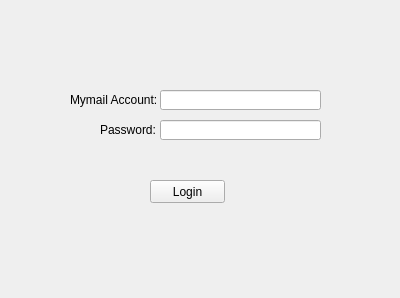
<?xml version="1.0" encoding="UTF-8"?>
<ui version="4.0">
 <class>Login</class>
 <widget class="QWidget" name="Login">
  <property name="geometry">
   <rect>
    <x>0</x>
    <y>0</y>
    <width>400</width>
    <height>298</height>
   </rect>
  </property>
  <property name="windowTitle">
   <string>Login</string>
  </property>
  <widget class="QLineEdit" name="lineEdit">
   <property name="geometry">
    <rect>
     <x>160</x>
     <y>90</y>
     <width>161</width>
     <height>20</height>
    </rect>
   </property>
  </widget>
  <widget class="QLineEdit" name="lineEdit_2">
   <property name="geometry">
    <rect>
     <x>160</x>
     <y>120</y>
     <width>161</width>
     <height>20</height>
    </rect>
   </property>
  </widget>
  <widget class="QLabel" name="label">
   <property name="geometry">
    <rect>
     <x>70</x>
     <y>90</y>
     <width>91</width>
     <height>20</height>
    </rect>
   </property>
   <property name="text">
    <string>Mymail Account:</string>
   </property>
  </widget>
  <widget class="QLabel" name="label_2">
   <property name="geometry">
    <rect>
     <x>100</x>
     <y>120</y>
     <width>61</width>
     <height>20</height>
    </rect>
   </property>
   <property name="text">
    <string>Password:</string>
   </property>
   <property name="scaledContents">
    <bool>false</bool>
   </property>
  </widget>
  <widget class="QPushButton" name="pushButton">
   <property name="geometry">
    <rect>
     <x>150</x>
     <y>180</y>
     <width>75</width>
     <height>23</height>
    </rect>
   </property>
   <property name="text">
    <string>Login</string>
   </property>
  </widget>
 </widget>
 <resources/>
 <connections/>
</ui>
